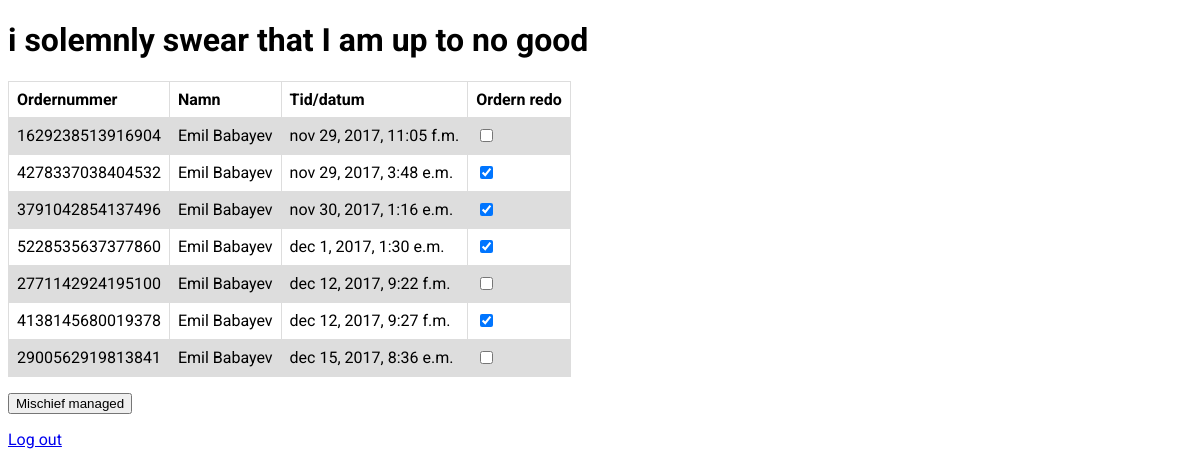
Before: /order/ (signed in) with the older database file.
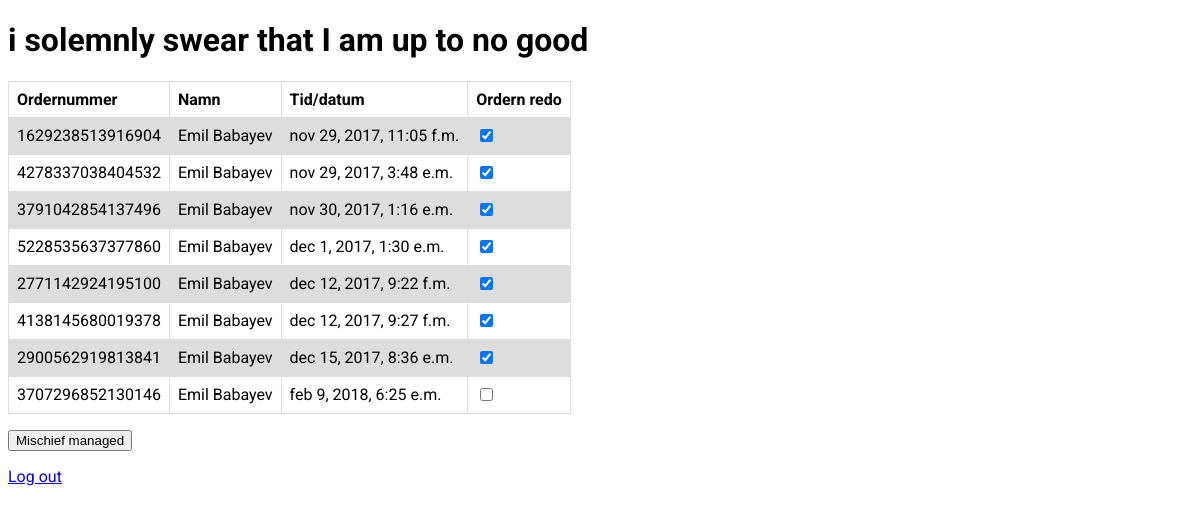
After: the same page with the newer database file.
### order/models.py (models this page shows, shortened)
class Order(models.Model):
    name = models.CharField(max_length=200)
    email = models.EmailField(max_length=200)
    order_number = models.IntegerField()
    order = models.TextField(max_length=1000)
    date_time = models.DateTimeField(default=datetime.now())
    orderDelivered = models.BooleanField(default=False)
    is_mail_sent = models.BooleanField(default=False)

### order/views.py (the view, shortened to what this page needs)
@login_required(login_url='/order/login/')
def manage(request):
    for order in Order.objects.all():
        if order.is_mail_sent is False and order.orderDelivered is True:
            delivery_email(order.email, order.name, order.order_number, order.date_time)
            order.is_mail_sent = True
            order.save()
    return render(request, 'order/manage.html', {'orders': Order.objects.all(), 'id': "embas"})

### order/templates/order/manage.html (shortened to what this page needs)
<!DOCTYPE html>
<html lang="en">
<head>
</head>
<body>
    <h1>i solemnly swear that I am up to no good</h1>
    <form action="/order/manage/" method="post">
        <table>
        <tr>
            <th>Ordernummer</th>
            <th>Namn</th>
            <th>Tid/datum</th>
            <th>Ordern redo</th>
        </tr>
        {% for order in orders %}
        <tr>
            <td>{{ order.order_number }}</td>
            <td>{{ order.name }}</td>
            <td>{{ order.date_time }}</td>
            <td><input id="box" type="checkbox" value="True" name="{{ order.order_number }}" {% if order.orderDelivered %} checked {% endif %} /></td>
        </tr>
        {% endfor %}
        </table>
        <p><input type="submit" value="Mischief managed"></p>
    </form>
    <a href="/order/logout/">Log out</a>
</body>
</html>

### order/templates/order/manage.html (style rules this page uses)
body { font-family: 'Roboto', sans-serif; }
table { border-collapse: collapse; width: auto; }
td, th { border: 1px solid #dddddd; text-align: left; padding: 8px; }
tr:nth-child(even) { background-color: #dddddd; }

Changed rows visible on the page:
changed Order "nov 29, 2017, 11:05 f.m.": orderDelivered "☐" → "☑"
changed Order "dec 12, 2017, 9:22 f.m.": orderDelivered "☐" → "☑"
changed Order "dec 15, 2017, 8:36 e.m.": orderDelivered "☐" → "☑"
added Order: order_number "3707296852130146", name "Emil Babayev", date_time "feb 9, 2018, 6:25 e.m."
